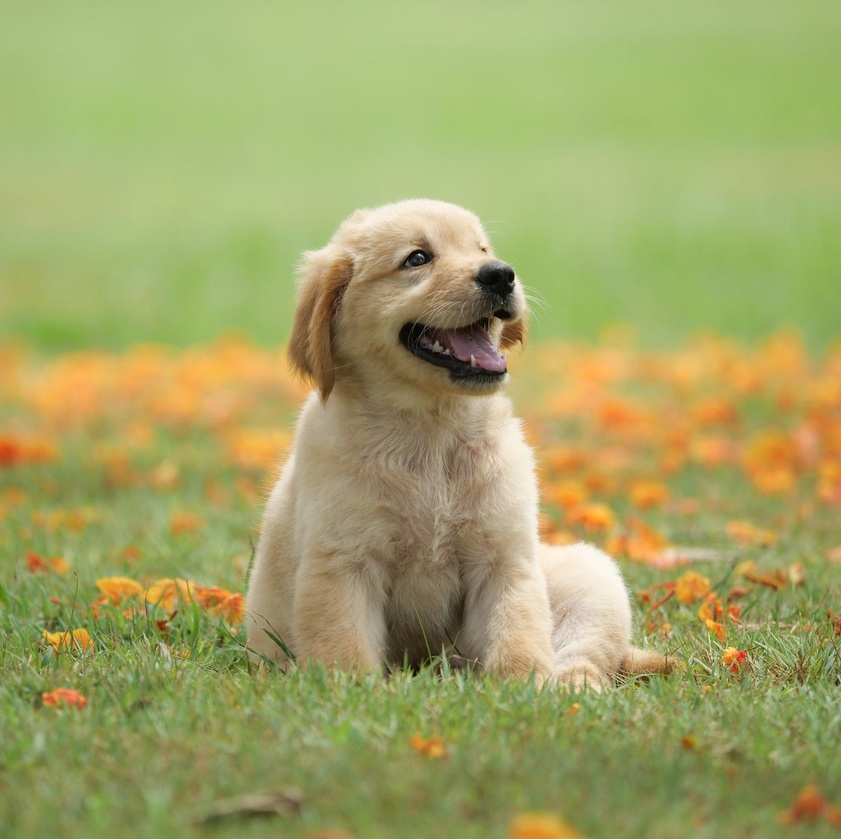
%> input picture lab.jpg, 841 x 839 px, shrunk from 1200 x 1197 before the run
$ octave Q4.m   (GNU Octave 9; MATLAB toolbox functions it lacks are replaced by stand-ins)
%> lines starting %> are read from the running program, lines starting %| are printed output that depends on the picture; in (x1, y1, x2, y2) boxes, pixels count from 0 and x2, y2 are one past the last pixel; in counts of white or black regions, pixels touching at a corner belong together; the program's own positions count from 1
img = imread('lab', 'jpg');
%> img is the input picture: size 839x841x3 uint8; mean R, G, B 161.9, 164.3, 102.4
	img = im2gray(img);
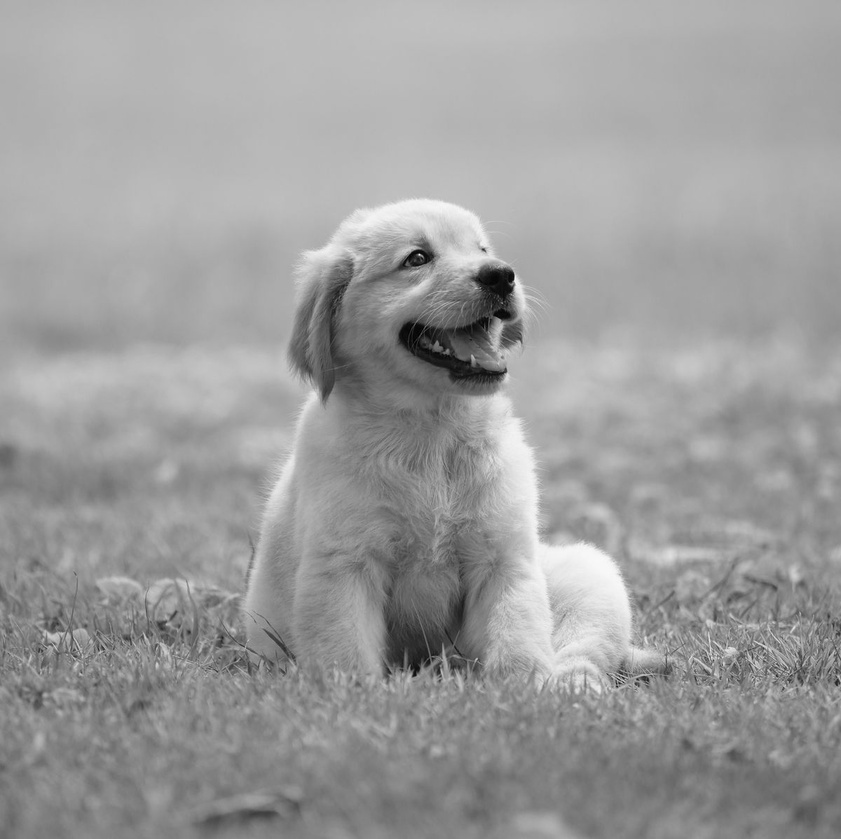
%> img: size 839x841 uint8; min 0, max 250, mean 156.5
	prompt = 'Enter a value (0-255): ';
	threshold = input(prompt);
%> the answer given: 3
	binary_img = img > threshold;
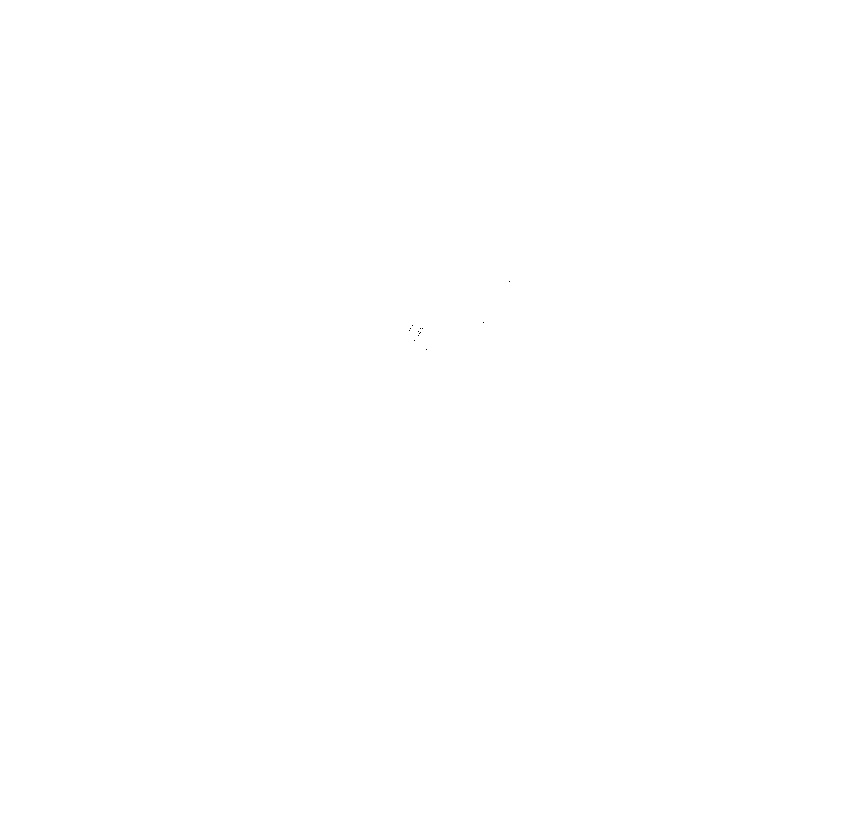
%> binary_img: size 839x841 logical; 100% white; black in thin lines or dots, all inside (x1, y1, x2, y2) = (409, 281, 510, 350)
	figure;
		subplot(1, 1, 1), imshow(binary_img), title(['Threshold: ', num2str(threshold)]);
